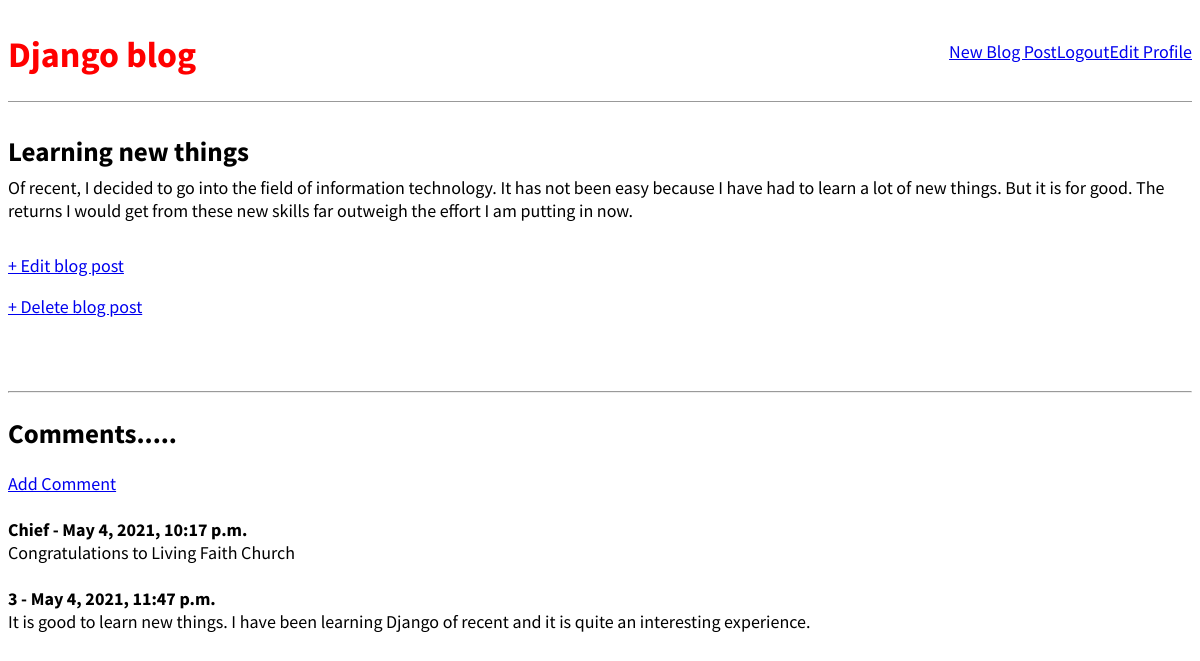
Page /post/2/ (signed in) on the committed database.
### blog_app/models.py (models this page shows, shortened)
class Post(models.Model):
    title = models.CharField(max_length=200)
    author = models.ForeignKey('auth.User', on_delete=models.CASCADE)
    body = models.TextField()

class Comment(models.Model):
    post = models.ForeignKey(Post, related_name="comments", on_delete=models.CASCADE)
    name = models.CharField(max_length=40)
    body = models.TextField()
    date_added = models.DateTimeField(auto_now_add=True)

### blog_app/views.py (the view)
# urls.py: path('post/<int:pk>/', BlogDetailView.as_view(), name='post_detail'),
class BlogDetailView(DetailView):
    model = Post
    template_name = 'post_detail.html'

### blog_app/templates/post_detail.html
{% extends 'base.html' %}
{% block content %}
    <div class="post-entry">
        <h2>{{ post.title }}</h2>
        <p>{{ post.body }}</p>
    </div>
    {% if user.is_authenticated %}
        <p><a href="{% url 'post_edit' post.pk %}">+ Edit blog post</a></p>
        <p><a href="{% url 'post_delete' post.pk %}">+ Delete blog post</a></p>
    {% endif %}
    <br/><br/>
    <hr>
    <h2>Comments.....</h2>
    {% if not post.comments.all %}
        No comments yet....<a href="{% url 'add_comment' post.pk %}">Add one</a>
    {% else %}
        <a href="{% url 'add_comment' post.pk %}">Add Comment</a>
        <br/><br/>
        {% for comment in post.comments.all %}
            <strong>
                {{ comment.name}} -
                {{ comment.date_added}}
            </strong>
            <br/>
            {{ comment.body }}
            <br/><br/>
        {% endfor %}
    {% endif %}
{% endblock %}

### blog_app/static/base.css (style rules this page uses)
body { font-family: 'Source Sans Pro', sans; font-size: 18px; }
.post-entry { margin-bottom: 2rem; }
.post-entry h2 { margin: 0.5rem 0; }
.post-entry p { margin: 0; font-weight: 400; }

### rows in the picture
Post: title "Learning new things", body "Of recent, I decided to go into the field of information technology. It has not been easy because I have had to learn a lot of new things. But it is for good. The returns I would get from these new skills far outweigh the effort I am putting in now."
Comment: name "Chief", date_added "May 4, 2021, 10:17 p.m.", body "Congratulations to Living Faith Church"
Comment: name "3", date_added "May 4, 2021, 11:47 p.m.", body "It is good to learn new things. I have been learning Django of recent and it is quite an interesting experience."
